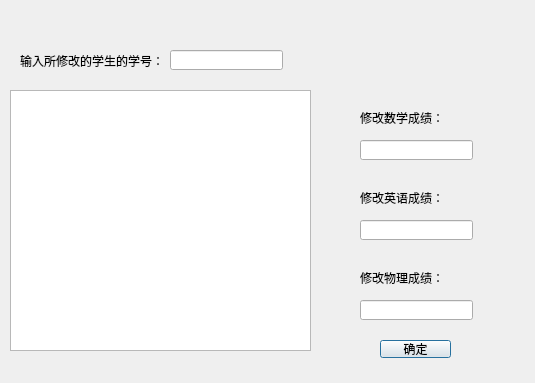
<?xml version="1.0" encoding="UTF-8"?>
<ui version="4.0">
 <class>Dialog_change</class>
 <widget class="QDialog" name="Dialog_change">
  <property name="geometry">
   <rect>
    <x>0</x>
    <y>0</y>
    <width>535</width>
    <height>383</height>
   </rect>
  </property>
  <property name="windowTitle">
   <string>Dialog</string>
  </property>
  <widget class="QTextEdit" name="textEdit">
   <property name="geometry">
    <rect>
     <x>10</x>
     <y>90</y>
     <width>301</width>
     <height>261</height>
    </rect>
   </property>
  </widget>
  <widget class="QLabel" name="label">
   <property name="geometry">
    <rect>
     <x>20</x>
     <y>50</y>
     <width>141</width>
     <height>21</height>
    </rect>
   </property>
   <property name="text">
    <string>输入所修改的学生的学号：</string>
   </property>
  </widget>
  <widget class="QLineEdit" name="lineEdit">
   <property name="geometry">
    <rect>
     <x>170</x>
     <y>50</y>
     <width>113</width>
     <height>20</height>
    </rect>
   </property>
  </widget>
  <widget class="QLineEdit" name="lineEdit_2">
   <property name="geometry">
    <rect>
     <x>360</x>
     <y>140</y>
     <width>113</width>
     <height>20</height>
    </rect>
   </property>
  </widget>
  <widget class="QLineEdit" name="lineEdit_3">
   <property name="geometry">
    <rect>
     <x>360</x>
     <y>220</y>
     <width>113</width>
     <height>20</height>
    </rect>
   </property>
  </widget>
  <widget class="QLineEdit" name="lineEdit_4">
   <property name="geometry">
    <rect>
     <x>360</x>
     <y>300</y>
     <width>113</width>
     <height>20</height>
    </rect>
   </property>
  </widget>
  <widget class="QLabel" name="label_2">
   <property name="geometry">
    <rect>
     <x>360</x>
     <y>110</y>
     <width>101</width>
     <height>16</height>
    </rect>
   </property>
   <property name="text">
    <string>修改数学成绩：</string>
   </property>
  </widget>
  <widget class="QLabel" name="label_3">
   <property name="geometry">
    <rect>
     <x>360</x>
     <y>190</y>
     <width>101</width>
     <height>16</height>
    </rect>
   </property>
   <property name="text">
    <string>修改英语成绩：</string>
   </property>
  </widget>
  <widget class="QLabel" name="label_4">
   <property name="geometry">
    <rect>
     <x>360</x>
     <y>270</y>
     <width>101</width>
     <height>16</height>
    </rect>
   </property>
   <property name="text">
    <string>修改物理成绩：</string>
   </property>
  </widget>
  <widget class="QPushButton" name="pushButton">
   <property name="geometry">
    <rect>
     <x>380</x>
     <y>340</y>
     <width>71</width>
     <height>18</height>
    </rect>
   </property>
   <property name="text">
    <string>确定</string>
   </property>
  </widget>
 </widget>
 <resources/>
 <connections/>
</ui>
